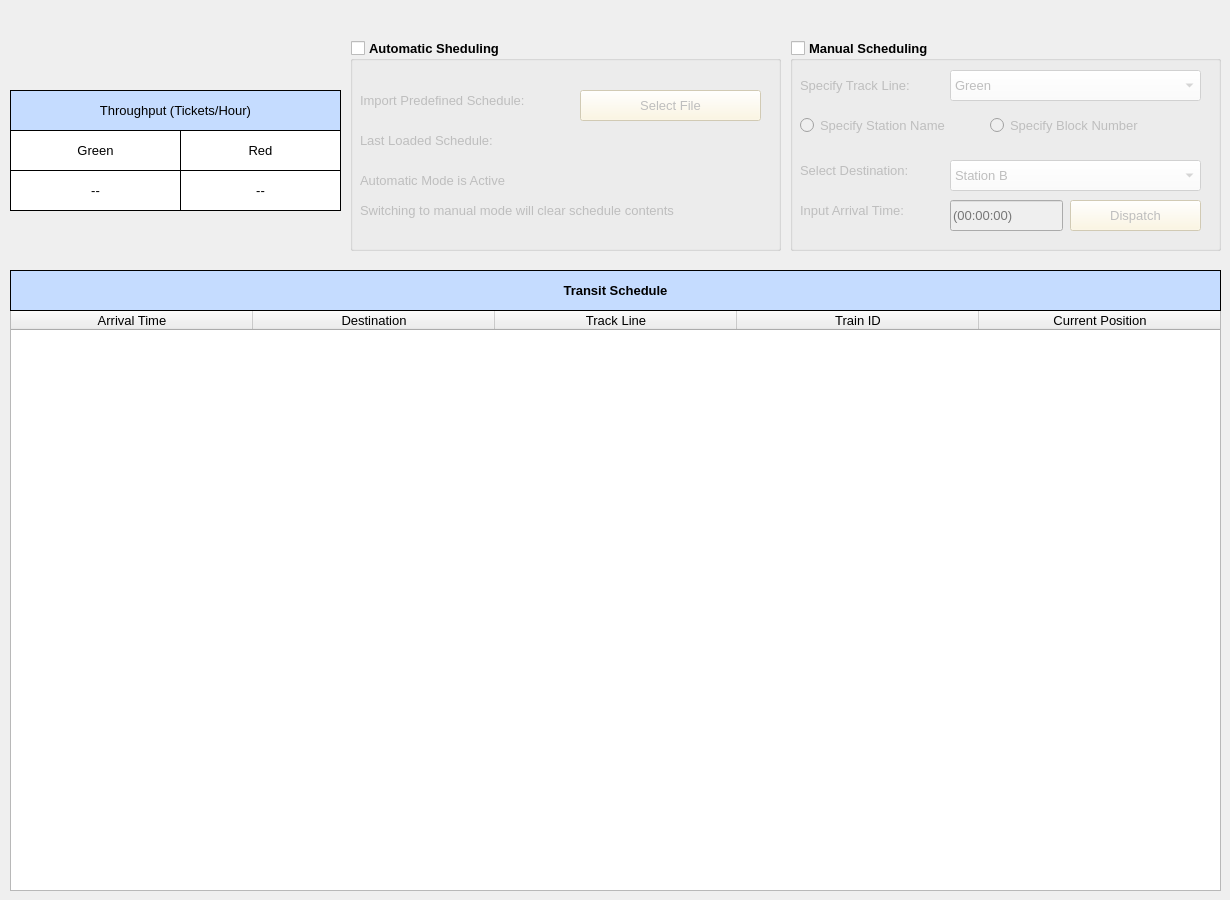
    <widget class="QWidget" name="page">
     <widget class="QTableWidget" name="SchedTable">
      <property name="geometry">
       <rect>
        <x>10</x>
        <y>310</y>
        <width>1211</width>
        <height>581</height>
       </rect>
      </property>
      <property name="font">
       <font>
        <pointsize>10</pointsize>
       </font>
      </property>
      <property name="layoutDirection">
       <enum>Qt::LeftToRight</enum>
      </property>
      <property name="autoFillBackground">
       <bool>false</bool>
      </property>
      <property name="frameShadow">
       <enum>QFrame::Plain</enum>
      </property>
      <property name="horizontalScrollBarPolicy">
       <enum>Qt::ScrollBarAlwaysOff</enum>
      </property>
      <property name="sizeAdjustPolicy">
       <enum>QAbstractScrollArea::AdjustIgnored</enum>
      </property>
      <property name="alternatingRowColors">
       <bool>true</bool>
      </property>
      <property name="showGrid">
       <bool>true</bool>
      </property>
      <property name="sortingEnabled">
       <bool>false</bool>
      </property>
      <attribute name="horizontalHeaderCascadingSectionResizes">
       <bool>true</bool>
      </attribute>
      <attribute name="horizontalHeaderDefaultSectionSize">
       <number>242</number>
      </attribute>
      <attribute name="horizontalHeaderMinimumSectionSize">
       <number>50</number>
      </attribute>
      <attribute name="horizontalHeaderShowSortIndicator" stdset="0">
       <bool>false</bool>
      </attribute>
      <attribute name="horizontalHeaderStretchLastSection">
       <bool>false</bool>
      </attribute>
      <attribute name="verticalHeaderVisible">
       <bool>false</bool>
      </attribute>
      <column>
       <property name="text">
        <string>Arrival Time</string>
       </property>
      </column>
      <column>
       <property name="text">
        <string>Destination</string>
       </property>
      </column>
      <column>
       <property name="text">
        <string>Track Line</string>
       </property>
      </column>
      <column>
       <property name="text">
        <string>Train ID</string>
       </property>
      </column>
      <column>
       <property name="text">
        <string>Current Position</string>
       </property>
      </column>
     </widget>
     <widget class="QGroupBox" name="AutoGroupBox">
      <property name="geometry">
       <rect>
        <x>350</x>
        <y>40</y>
        <width>431</width>
        <height>211</height>
       </rect>
      </property>
      <property name="font">
       <font>
        <pointsize>10</pointsize>
        <weight>75</weight>
        <bold>true</bold>
       </font>
      </property>
      <property name="styleSheet">
       <string notr="true"/>
      </property>
      <property name="title">
       <string>Automatic Sheduling</string>
      </property>
      <property name="flat">
       <bool>false</bool>
      </property>
      <property name="checkable">
       <bool>true</bool>
      </property>
      <property name="checked">
       <bool>false</bool>
      </property>
      <widget class="QLabel" name="ImportSchedLabel">
       <property name="geometry">
        <rect>
         <x>10</x>
         <y>40</y>
         <width>221</width>
         <height>41</height>
        </rect>
       </property>
       <property name="font">
        <font>
         <pointsize>10</pointsize>
         <weight>50</weight>
         <bold>false</bold>
        </font>
       </property>
       <property name="text">
        <string>Import Predefined Schedule:</string>
       </property>
      </widget>
      <widget class="QPushButton" name="pushButton_4">
       <property name="geometry">
        <rect>
         <x>230</x>
         <y>50</y>
         <width>181</width>
         <height>31</height>
        </rect>
       </property>
       <property name="font">
        <font>
         <pointsize>10</pointsize>
         <weight>50</weight>
         <bold>false</bold>
        </font>
       </property>
       <property name="autoFillBackground">
        <bool>false</bool>
       </property>
       <property name="styleSheet">
        <string notr="true">background-color: rgb(255, 246, 219);</string>
       </property>
       <property name="text">
        <string>Select File</string>
       </property>
      </widget>
      <widget class="QLabel" name="FileNameLabel">
       <property name="geometry">
        <rect>
         <x>10</x>
         <y>80</y>
         <width>221</width>
         <height>41</height>
        </rect>
       </property>
       <property name="font">
        <font>
         <pointsize>10</pointsize>
         <weight>50</weight>
         <bold>false</bold>
        </font>
       </property>
       <property name="text">
        <string>Last Loaded Schedule:</string>
       </property>
      </widget>
      <widget class="QLabel" name="ImportSchedButton">
       <property name="geometry">
        <rect>
         <x>190</x>
         <y>40</y>
         <width>221</width>
         <height>41</height>
        </rect>
       </property>
       <property name="font">
        <font>
         <pointsize>10</pointsize>
         <weight>50</weight>
         <bold>false</bold>
        </font>
       </property>
       <property name="text">
        <string/>
       </property>
       <property name="alignment">
        <set>Qt::AlignRight|Qt::AlignTrailing|Qt::AlignVCenter</set>
       </property>
      </widget>
      <widget class="QLabel" name="AutoActiveLabel">
       <property name="geometry">
        <rect>
         <x>10</x>
         <y>120</y>
         <width>221</width>
         <height>41</height>
        </rect>
       </property>
       <property name="font">
        <font>
         <pointsize>10</pointsize>
         <weight>50</weight>
         <bold>false</bold>
        </font>
       </property>
       <property name="text">
        <string>Automatic Mode is Active</string>
       </property>
      </widget>
      <widget class="QLabel" name="DirectionsLabel">
       <property name="geometry">
        <rect>
         <x>10</x>
         <y>150</y>
         <width>421</width>
         <height>41</height>
        </rect>
       </property>
       <property name="font">
        <font>
         <pointsize>10</pointsize>
         <weight>50</weight>
         <bold>false</bold>
        </font>
       </property>
       <property name="text">
        <string>Switching to manual mode will clear schedule contents</string>
       </property>
      </widget>
     </widget>
     <widget class="QLabel" name="ThroughputTitleLabel2">
      <property name="geometry">
       <rect>
        <x>10</x>
        <y>130</y>
        <width>171</width>
        <height>41</height>
       </rect>
      </property>
      <property name="font">
       <font>
        <pointsize>10</pointsize>
       </font>
      </property>
      <property name="styleSheet">
       <string notr="true">background-color: rgb(255, 255, 255);</string>
      </property>
      <property name="frameShape">
       <enum>QFrame::Box</enum>
      </property>
      <property name="text">
       <string>Green</string>
      </property>
      <property name="alignment">
       <set>Qt::AlignCenter</set>
      </property>
     </widget>
     <widget class="QLabel" name="ThroughputTitleLabel1">
      <property name="geometry">
       <rect>
        <x>10</x>
        <y>90</y>
        <width>331</width>
        <height>41</height>
       </rect>
      </property>
      <property name="font">
       <font>
        <pointsize>10</pointsize>
       </font>
      </property>
      <property name="styleSheet">
       <string notr="true">background-color: rgb(197, 220, 255);</string>
      </property>
      <property name="frameShape">
       <enum>QFrame::Box</enum>
      </property>
      <property name="frameShadow">
       <enum>QFrame::Plain</enum>
      </property>
      <property name="text">
       <string>Throughput (Tickets/Hour)</string>
      </property>
      <property name="alignment">
       <set>Qt::AlignCenter</set>
      </property>
     </widget>
     <widget class="QGroupBox" name="ManGroupBox">
      <property name="geometry">
       <rect>
        <x>790</x>
        <y>40</y>
        <width>431</width>
        <height>211</height>
       </rect>
      </property>
      <property name="font">
       <font>
        <pointsize>10</pointsize>
        <weight>75</weight>
        <bold>true</bold>
       </font>
      </property>
      <property name="title">
       <string>Manual Scheduling</string>
      </property>
      <property name="flat">
       <bool>false</bool>
      </property>
      <property name="checkable">
       <bool>true</bool>
      </property>
      <property name="checked">
       <bool>false</bool>
      </property>
      <widget class="QLabel" name="DestPromptLabel1">
       <property name="geometry">
        <rect>
         <x>10</x>
         <y>110</y>
         <width>221</width>
         <height>41</height>
        </rect>
       </property>
       <property name="font">
        <font>
         <pointsize>10</pointsize>
         <weight>50</weight>
         <bold>false</bold>
        </font>
       </property>
       <property name="text">
        <string>Select Destination:</string>
       </property>
      </widget>
      <widget class="QLabel" name="TimePromptLabel1">
       <property name="geometry">
        <rect>
         <x>10</x>
         <y>150</y>
         <width>221</width>
         <height>41</height>
        </rect>
       </property>
       <property name="font">
        <font>
         <pointsize>10</pointsize>
         <weight>50</weight>
         <bold>false</bold>
        </font>
       </property>
       <property name="text">
        <string>Input Arrival Time:</string>
       </property>
      </widget>
      <widget class="QComboBox" name="DestComboBox1">
       <property name="geometry">
        <rect>
         <x>160</x>
         <y>120</y>
         <width>251</width>
         <height>31</height>
        </rect>
       </property>
       <property name="font">
        <font>
         <pointsize>10</pointsize>
         <weight>50</weight>
         <bold>false</bold>
        </font>
       </property>
       <property name="styleSheet">
        <string notr="true">background-color: rgb(255, 255, 255);</string>
       </property>
       <item>
        <property name="text">
         <string>Station B</string>
        </property>
       </item>
       <item>
        <property name="text">
         <string>Station C</string>
        </property>
       </item>
      </widget>
      <widget class="QLineEdit" name="TimeLineEdit1">
       <property name="geometry">
        <rect>
         <x>160</x>
         <y>160</y>
         <width>113</width>
         <height>31</height>
        </rect>
       </property>
       <property name="font">
        <font>
         <pointsize>10</pointsize>
         <weight>50</weight>
         <bold>false</bold>
        </font>
       </property>
       <property name="text">
        <string/>
       </property>
       <property name="placeholderText">
        <string>(00:00:00)</string>
       </property>
      </widget>
      <widget class="QPushButton" name="ManDispButton">
       <property name="geometry">
        <rect>
         <x>280</x>
         <y>160</y>
         <width>131</width>
         <height>31</height>
        </rect>
       </property>
       <property name="font">
        <font>
         <pointsize>10</pointsize>
         <weight>50</weight>
         <bold>false</bold>
        </font>
       </property>
       <property name="styleSheet">
        <string notr="true">background-color: rgb(255, 246, 219);</string>
       </property>
       <property name="text">
        <string>Dispatch</string>
       </property>
      </widget>
      <widget class="QRadioButton" name="StationRadioButton">
       <property name="geometry">
        <rect>
         <x>10</x>
         <y>70</y>
         <width>191</width>
         <height>31</height>
        </rect>
       </property>
       <property name="font">
        <font>
         <weight>50</weight>
         <bold>false</bold>
        </font>
       </property>
       <property name="text">
        <string>Specify Station Name</string>
       </property>
      </widget>
      <widget class="QRadioButton" name="BlockRadioButton">
       <property name="geometry">
        <rect>
         <x>200</x>
         <y>70</y>
         <width>211</width>
         <height>31</height>
        </rect>
       </property>
       <property name="font">
        <font>
         <weight>50</weight>
         <bold>false</bold>
        </font>
       </property>
       <property name="text">
        <string>Specify Block Number</string>
       </property>
      </widget>
      <widget class="QComboBox" name="TrackComboBox1">
       <property name="geometry">
        <rect>
         <x>160</x>
         <y>30</y>
         <width>251</width>
         <height>31</height>
        </rect>
       </property>
       <property name="font">
        <font>
         <pointsize>10</pointsize>
         <weight>50</weight>
         <bold>false</bold>
        </font>
       </property>
       <property name="styleSheet">
        <string notr="true">background-color: rgb(255, 255, 255);</string>
       </property>
       <item>
        <property name="text">
         <string>Green</string>
        </property>
       </item>
       <item>
        <property name="text">
         <string>Red</string>
        </property>
       </item>
      </widget>
      <widget class="QLabel" name="TrackPromptLabel1">
       <property name="geometry">
        <rect>
         <x>10</x>
         <y>30</y>
         <width>161</width>
         <height>31</height>
        </rect>
       </property>
       <property name="font">
        <font>
         <pointsize>10</pointsize>
         <weight>50</weight>
         <bold>false</bold>
        </font>
       </property>
       <property name="text">
        <string>Specify Track Line:</string>
       </property>
      </widget>
     </widget>
     <widget class="QLabel" name="ThroughputLabel1">
      <property name="geometry">
       <rect>
        <x>10</x>
        <y>170</y>
        <width>171</width>
        <height>41</height>
       </rect>
      </property>
      <property name="font">
       <font>
        <pointsize>10</pointsize>
       </font>
      </property>
      <property name="styleSheet">
       <string notr="true">background-color: rgb(255, 255, 255);</string>
      </property>
      <property name="frameShape">
       <enum>QFrame::Box</enum>
      </property>
      <property name="text">
       <string>--</string>
      </property>
      <property name="alignment">
       <set>Qt::AlignCenter</set>
      </property>
     </widget>
     <widget class="QLabel" name="ThroughputLabel2">
      <property name="geometry">
       <rect>
        <x>180</x>
        <y>170</y>
        <width>161</width>
        <height>41</height>
       </rect>
      </property>
      <property name="font">
       <font>
        <pointsize>10</pointsize>
       </font>
      </property>
      <property name="styleSheet">
       <string notr="true">background-color: rgb(255, 255, 255);</string>
      </property>
      <property name="frameShape">
       <enum>QFrame::Box</enum>
      </property>
      <property name="text">
       <string>--</string>
      </property>
      <property name="alignment">
       <set>Qt::AlignCenter</set>
      </property>
     </widget>
     <widget class="QLabel" name="ThroughputTitleLabel3">
      <property name="geometry">
       <rect>
        <x>180</x>
        <y>130</y>
        <width>161</width>
        <height>41</height>
       </rect>
      </property>
      <property name="font">
       <font>
        <pointsize>10</pointsize>
       </font>
      </property>
      <property name="styleSheet">
       <string notr="true">background-color: rgb(255, 255, 255);</string>
      </property>
      <property name="frameShape">
       <enum>QFrame::Box</enum>
      </property>
      <property name="text">
       <string>Red</string>
      </property>
      <property name="alignment">
       <set>Qt::AlignCenter</set>
      </property>
     </widget>
     <widget class="QLabel" name="label_13">
      <property name="geometry">
       <rect>
        <x>10</x>
        <y>270</y>
        <width>1211</width>
        <height>41</height>
       </rect>
      </property>
      <property name="font">
       <font>
        <pointsize>10</pointsize>
        <weight>75</weight>
        <bold>true</bold>
       </font>
      </property>
      <property name="cursor">
       <cursorShape>UpArrowCursor</cursorShape>
      </property>
      <property name="styleSheet">
       <string notr="true">background-color: rgb(197, 220, 255);</string>
      </property>
      <property name="frameShape">
       <enum>QFrame::Box</enum>
      </property>
      <property name="frameShadow">
       <enum>QFrame::Plain</enum>
      </property>
      <property name="lineWidth">
       <number>1</number>
      </property>
      <property name="text">
       <string>Transit Schedule</string>
      </property>
      <property name="alignment">
       <set>Qt::AlignCenter</set>
      </property>
     </widget>
    </widget>
